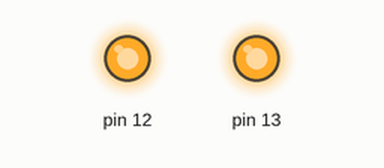
The sketch below on a simulated Arduino Uno, built with avr-gcc and run on an emulated ATmega328P. Shown: output pins drawn as LEDs (lit = HIGH).

Above: at 0.7 s.
At 5.2 s:
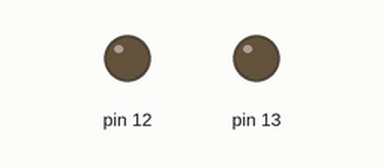
Timing chart, 0 to 6.9 s (numbered marks = the images above):
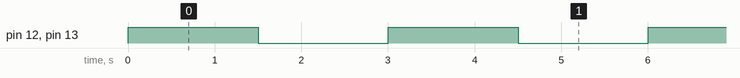

The sketch:

led_blinking.ino
```cpp
void setup() {
	pinMode(12, OUTPUT);
  	pinMode(13, OUTPUT);
}
void loop() {
  	digitalWrite(12, HIGH);
  	digitalWrite(13, HIGH);
	delay(1500);
  	digitalWrite(12, LOW);
  	digitalWrite(13, LOW);
  	delay(1500);
}
```

Measured:
- by itself, pin 12, pin 13: alternates HIGH for 1.5 s and LOW for 1.5 s
